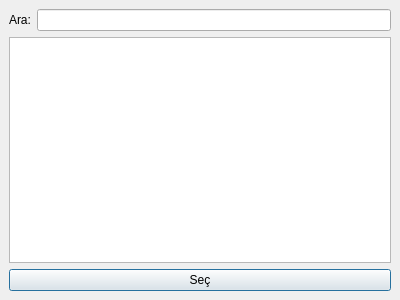
<ui version="4.0" >
 <class>RoleNoSec</class>
 <widget class="QDialog" name="RoleNoSec" >
  <property name="geometry" >
   <rect>
    <x>0</x>
    <y>0</y>
    <width>400</width>
    <height>300</height>
   </rect>
  </property>
  <property name="windowTitle" >
   <string>Role No Seç</string>
  </property>
  <layout class="QGridLayout" >
   <property name="leftMargin" >
    <number>9</number>
   </property>
   <property name="topMargin" >
    <number>9</number>
   </property>
   <property name="rightMargin" >
    <number>9</number>
   </property>
   <property name="bottomMargin" >
    <number>9</number>
   </property>
   <property name="horizontalSpacing" >
    <number>6</number>
   </property>
   <property name="verticalSpacing" >
    <number>6</number>
   </property>
   <item row="0" column="1" >
    <widget class="QLineEdit" name="arama_kutusu" />
   </item>
   <item row="0" column="0" >
    <widget class="QLabel" name="label" >
     <property name="text" >
      <string>Ara:</string>
     </property>
    </widget>
   </item>
   <item row="1" column="0" colspan="2" >
    <widget class="QTableView" name="tablo" >
     <property name="selectionBehavior" >
      <enum>QAbstractItemView::SelectRows</enum>
     </property>
    </widget>
   </item>
   <item row="2" column="0" colspan="2" >
    <widget class="QPushButton" name="pBSec" >
     <property name="text" >
      <string>Seç</string>
     </property>
    </widget>
   </item>
  </layout>
 </widget>
 <resources/>
 <connections>
  <connection>
   <sender>label</sender>
   <signal>linkActivated(QString)</signal>
   <receiver>arama_kutusu</receiver>
   <slot>clear()</slot>
   <hints>
    <hint type="sourcelabel" >
     <x>22</x>
     <y>22</y>
    </hint>
    <hint type="destinationlabel" >
     <x>100</x>
     <y>28</y>
    </hint>
   </hints>
  </connection>
 </connections>
</ui>
